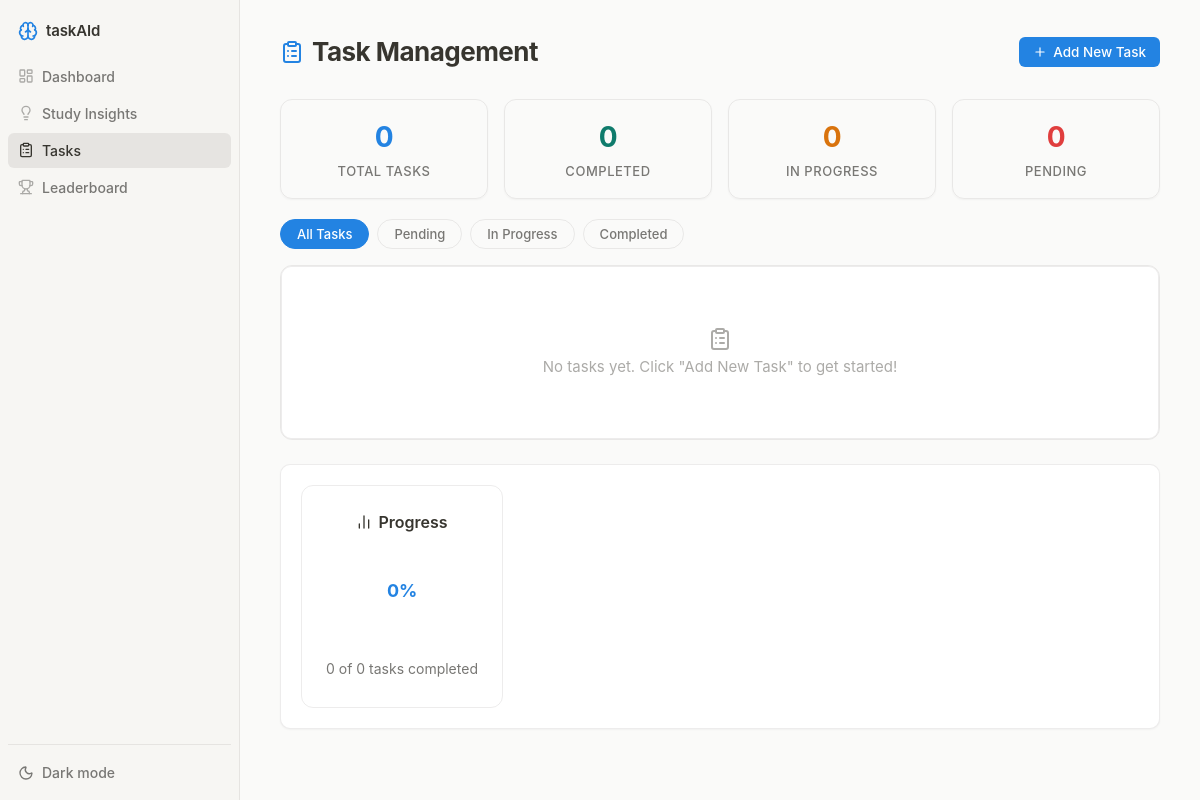
The page /tasks/ on the database as committed earlier.
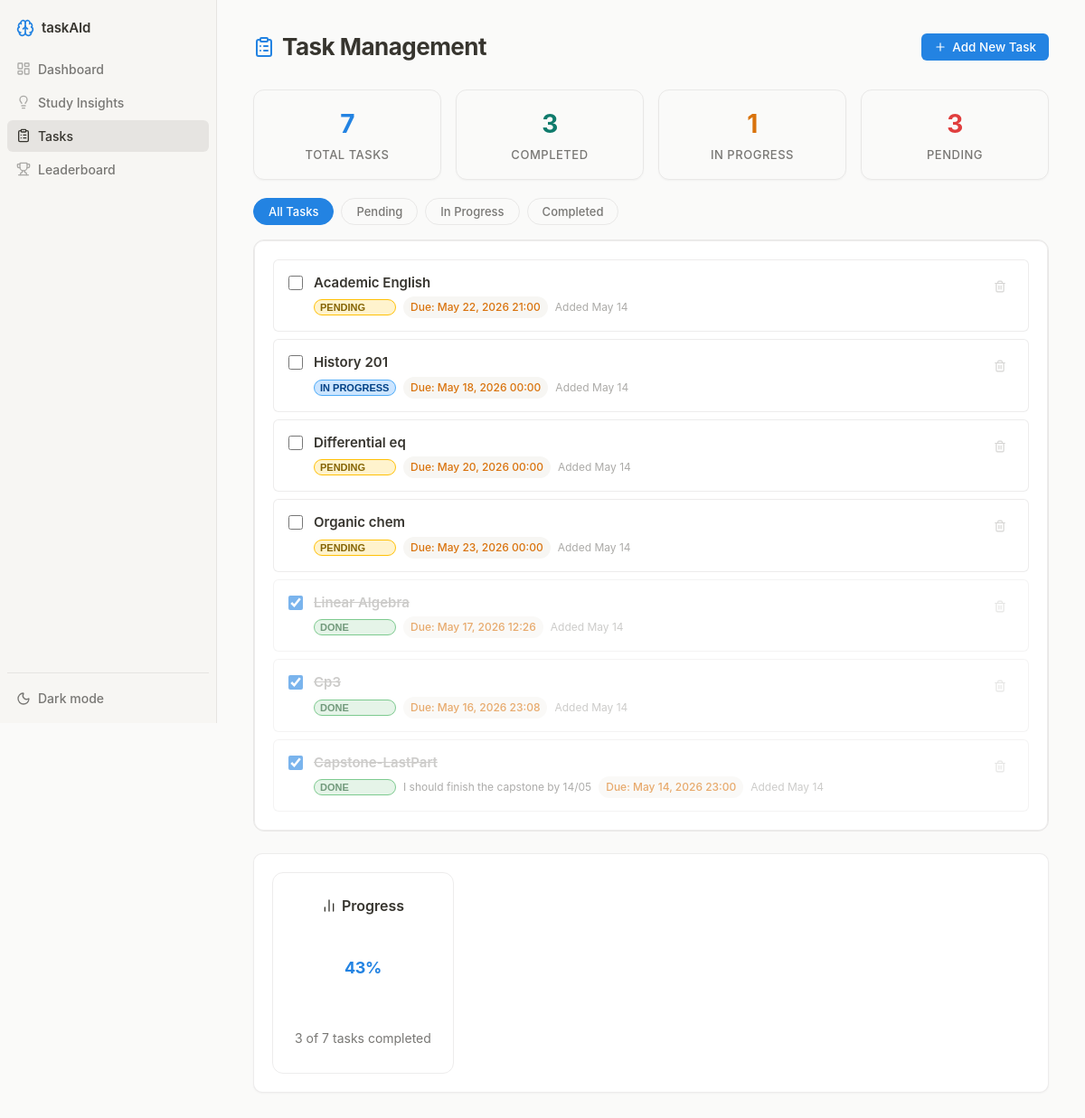
The same page on the database as committed later.
### taskaid/models.py (models this page shows, shortened)
class Task(models.Model):
    STATUS_PENDING = 'pending'
    STATUS_INPROG = 'in-progress'
    STATUS_DONE = 'done'
    STATUS_CHOICES = [
        (STATUS_PENDING, 'Pending'),
        (STATUS_INPROG, 'In Progress'),
        (STATUS_DONE, 'Done'),
    ]
    SUBJECT_CHOICES = [
        ('math', 'Mathematics'),
        ('science', 'Science'),
        ('history', 'History'),
        ('language', 'Language Arts'),
        ('other', 'Other'),
    ]
    user = models.ForeignKey(StudyUser, on_delete=models.CASCADE, related_name="tasks", null=True, blank=True)
    title = models.CharField(max_length=255)
    description = models.TextField(blank=True)
    subject = models.CharField(max_length=20, choices=SUBJECT_CHOICES, null=True, blank=True)
    deadline = models.DateTimeField(null=True, blank=True)
    status = models.CharField(max_length=20, choices=STATUS_CHOICES, default=STATUS_PENDING)
    completed = models.BooleanField(default=False)  # Added for template compatibility
    created_at = models.DateTimeField(auto_now_add=True)
    updated_at = models.DateTimeField(auto_now=True)
    completed_at = models.DateTimeField(null=True, blank=True)

### taskaid/views.py (the view)
# urls.py: path('tasks/', tasks_page, name='tasks_page'),
def tasks_page(request):
    tasks = Task.objects.all().order_by("-created_at")
    total_tasks = tasks.count()
    completed_tasks = tasks.filter(completed=True).count()
    in_progress_tasks = tasks.filter(status=Task.STATUS_INPROG).count()
    pending_tasks = tasks.filter(status=Task.STATUS_PENDING, completed=False).count()
    return render(request, "tasks.html", {
        "tasks": tasks,
        "total_tasks": total_tasks,
        "completed_tasks": completed_tasks,
        "in_progress_tasks": in_progress_tasks,
        "pending_tasks": pending_tasks,
    })

### taskaid/templates/tasks.html (shortened to what this page needs)
<!DOCTYPE html>
<html lang="en">
<head>
    {% load static %}
    <link rel="stylesheet" href="{% static 'style.css' %}">
</head>
<body>
    <div class="sidebar">
        <div class="sidebar-header">
            <i data-lucide="brain"></i> taskAId
        </div>
        <div class="nav-item" data-page="dashboard">
            <i data-lucide="layout-dashboard"></i> Dashboard
        </div>
        <div class="nav-item" data-page="insights">
            <i data-lucide="lightbulb"></i> Study Insights
        </div>
        <div class="nav-item" data-page="tasks">
            <i data-lucide="clipboard-list"></i> Tasks
        </div>
        <div class="nav-item" data-page="leaderboard">
            <i data-lucide="trophy"></i> Leaderboard
        </div>
        <div class="sidebar-bottom">
            <button class="dark-mode-toggle" id="darkModeToggle">
                <span>Dark mode</span>
            </button>
        </div>
    </div>
    <div class="main-content">
        <div class="header">
            <h1 class="page-title"><i data-lucide="clipboard-list"></i> Task Management</h1>
            <div class="header-buttons">
                <button class="btn btn-primary" id="addTaskBtn"><i data-lucide="plus"></i> Add New Task</button>
            </div>
        </div>
        <div class="task-stats">
            <div class="stat-item">
                <div class="stat-number" id="statTotal">{{ total_tasks }}</div>
                <div class="stat-label">Total Tasks</div>
            </div>
            <div class="stat-item">
                <div class="stat-number" id="statCompleted">{{ completed_tasks }}</div>
                <div class="stat-label">Completed</div>
            </div>
            <div class="stat-item">
                <div class="stat-number" id="statInProgress">{{ in_progress_tasks }}</div>
                <div class="stat-label">In Progress</div>
            </div>
            <div class="stat-item">
                <div class="stat-number" id="statPending">{{ pending_tasks }}</div>
                <div class="stat-label">Pending</div>
            </div>
        </div>
        <div class="task-filters">
            <button class="filter-btn active" data-filter="all">All Tasks</button>
            <button class="filter-btn" data-filter="pending">Pending</button>
            <button class="filter-btn" data-filter="in-progress">In Progress</button>
            <button class="filter-btn" data-filter="done">Completed</button>
        </div>
        <div class="tasks-container">
            <div class="task-section">
                <div class="task-list" id="taskList">
                    {% for task in tasks %}
                    <div class="task-item {% if task.completed %}completed{% endif %}"
                         data-task-id="{{ task.id }}"
                         data-status="{{ task.status }}">
                        <input type="checkbox" class="task-checkbox"
                               {% if task.completed %}checked{% endif %}
                               onchange="toggleTask({{ task.id }}, this)">
                        <div class="task-content">
                            <div class="task-name {% if task.completed %}task-done-text{% endif %}">
                                {{ task.title }}
                            </div>
                            <div class="task-details">
                                <select class="status-select status-{{ task.status }}"
                                        onchange="setStatus({{ task.id }}, this)">
                                    <option value="pending"     {% if task.status == 'pending' %}selected{% endif %}>Pending</option>
                                    <option value="in-progress" {% if task.status == 'in-progress' %}selected{% endif %}>In Progress</option>
                                    <option value="done"        {% if task.status == 'done' %}selected{% endif %}>Done</option>
                                </select>
                                {% if task.description %}
                                    <span class="task-desc">{{ task.description|truncatechars:60 }}</span>
                                {% endif %}
                                {% if task.deadline %}
                                    <span class="task-time">Due: {{ task.deadline|date:"M d, Y H:i" }}</span>
                                {% endif %}
                                <span class="task-created">Added {{ task.created_at|date:"M d" }}</span>
                            </div>
                        </div>
                        <div class="task-actions">
                            <button class="action-btn delete" onclick="deleteTask({{ task.id }})" title="Delete task">
                                <i data-lucide="trash-2"></i>
                            </button>
                        </div>
                    </div>
                    {% empty %}
                    <div class="no-tasks-msg" id="noTasksMsg">
                        <i data-lucide="clipboard-list"></i>
                        <p>No tasks yet. Click "Add New Task" to get started!</p>
                    </div>
                    {% endfor %}
                </div>
            </div>
        </div>
        <div class="progress-overview">
            <div class="progress-card">
                <h3><i data-lucide="bar-chart-2"></i> Progress</h3>
                <div class="progress-ring">
                    <div class="progress-circle">
                        <span class="progress-text" id="progressPct">
                            {% if total_tasks > 0 %}
                                {% widthratio completed_tasks total_tasks 100 %}%
                            {% else %}
                                0%
                            {% endif %}
                        </span>
                    </div>
                </div>
                <div class="progress-details">
                    <p id="progressDetail">{{ completed_tasks }} of {{ total_tasks }} tasks completed</p>
                </div>
            </div>
        </div>
    </div>
</body>
</html>

### taskaid/templates/tasks.html (style rules this page uses)
.task-item { display: flex; align-items: flex-start; gap: 12px; padding: 14px 16px; border-bottom: 1px solid var(--border); transition: background 0.2s; }
.task-item.completed { opacity: 0.6; }
.task-checkbox { margin-top: 3px; width: 16px; height: 16px; cursor: pointer; flex-shrink: 0; }
.task-content { flex: 1; min-width: 0; }
.task-name { font-weight: 600; font-size: 15px; color: var(--text-primary); margin-bottom: 4px; }
.task-done-text { text-decoration: line-through; color: var(--text-tertiary); }
.task-details { display: flex; flex-wrap: wrap; gap: 8px; align-items: center; font-size: 12px; }
.status-select { padding: 2px 6px; border-radius: 12px; font-weight: 600; text-transform: uppercase; font-size: 11px; border: 1px solid transparent; cursor: pointer; appearance: none; -webkit-appearance: none; outline: none; }
.status-select.status-pending { background: #fff3cd; color: #856404; border-color: #ffc107; }
.status-select.status-in-progress { background: #cce5ff; color: #004085; border-color: #4dabf7; }
.status-select.status-done { background: #d4edda; color: #155724; border-color: #28a745; }
.status-select option { font-weight: normal; text-transform: none; background: #fff; color: #333; }
.task-desc { color: var(--text-secondary); }
.task-time { color: var(--warning); font-weight: 500; }
.task-created { color: var(--text-tertiary); }
.task-actions { flex-shrink: 0; }
.action-btn.delete { background: none; border: none; cursor: pointer; padding: 6px; border-radius: 6px; color: var(--text-tertiary); opacity: 0.5; transition: opacity 0.2s, background 0.2s, color 0.2s; }
.task-stats { display: flex; gap: 16px; margin-bottom: 20px; flex-wrap: wrap; }
.stat-item { background: var(--card-bg); border: 1px solid var(--border); border-radius: 12px; padding: 16px 24px; text-align: center; flex: 1; min-width: 100px; }
.stat-number { font-size: 28px; font-weight: 700; color: var(--accent); }
.stat-label { font-size: 13px; color: var(--text-secondary); margin-top: 4px; }
.task-filters { display: flex; gap: 8px; margin-bottom: 16px; flex-wrap: wrap; }
.filter-btn { padding: 6px 16px; border-radius: 20px; border: 1px solid var(--border); background: var(--card-bg); color: var(--text-secondary); cursor: pointer; font-size: 13px; transition: all 0.2s; }
.filter-btn.active, .filter-btn:hover { background: var(--accent); color: #fff; border-color: var(--accent); }
.tasks-container { background: var(--card-bg); border: 1px solid var(--border); border-radius: 12px; overflow: hidden; margin-bottom: 24px; }
.task-section .task-list { padding: 0; }
.progress-overview { margin-top: 8px; }
.progress-card { background: var(--card-bg); border: 1px solid var(--border); border-radius: 12px; padding: 24px; text-align: center; display: inline-block; min-width: 200px; }
.progress-card h3 { margin: 0 0 16px; font-size: 16px; color: var(--text-primary); }
.progress-circle { width: 80px; height: 80px; border-radius: 50%; border: 6px solid var(--accent); display: flex; align-items: center; justify-content: center; margin: 0 auto 12px; }
.progress-text { font-size: 18px; font-weight: 700; color: var(--accent); }
.progress-details p { margin: 4px 0; font-size: 14px; color: var(--text-secondary); }

Rows that differ between the two databases and show on the page:
added Task: title "Academic English", status+id "Pending", deadline "May 22, 2026 21:00", created_at "May 14"
added Task: title "History 201", status+id "In Progress", deadline "May 18, 2026 00:00", created_at "May 14"
added Task: title "Differential eq", status+id "Pending", deadline "May 20, 2026 00:00", created_at "May 14"
added Task: title "Organic chem", status+id "Pending", deadline "May 23, 2026 00:00", created_at "May 14"
added Task: completed "☑", title "Linear Algebra", status+id "Done", deadline "May 17, 2026 12:26", created_at "May 14"
added Task: completed "☑", title "Cp3", status+id "Done", deadline "May 16, 2026 23:08", created_at "May 14"
added Task: completed "☑", title "Capstone-LastPart", status+id "Done", description "I should finish the capstone by 14/05", deadline "May 14, 2026 23:00", created_at "May 14"
Other text that changed with them:
{{ total_tasks }}: "0" → "7"
{{ completed_tasks }}: "0" → "3"
{{ in_progress_tasks }}: "0" → "1"
{{ pending_tasks }}: "0" → "3"
text no longer shown: "No tasks yet. Click \"Add New Task\" to get started! 0%"
text now shown: "43 %"
